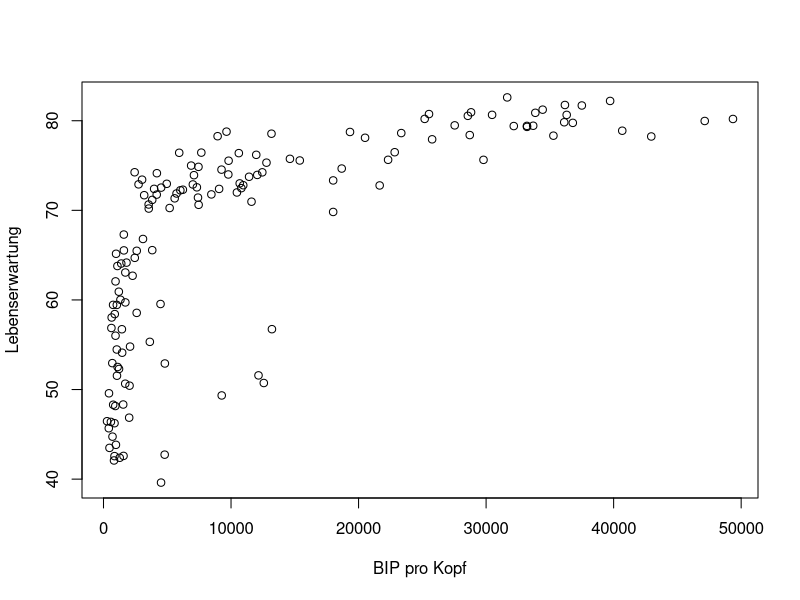
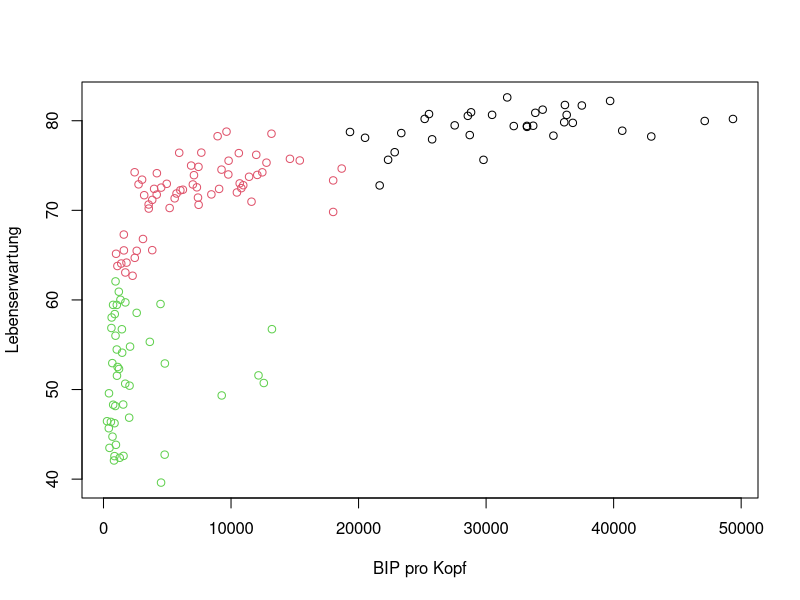
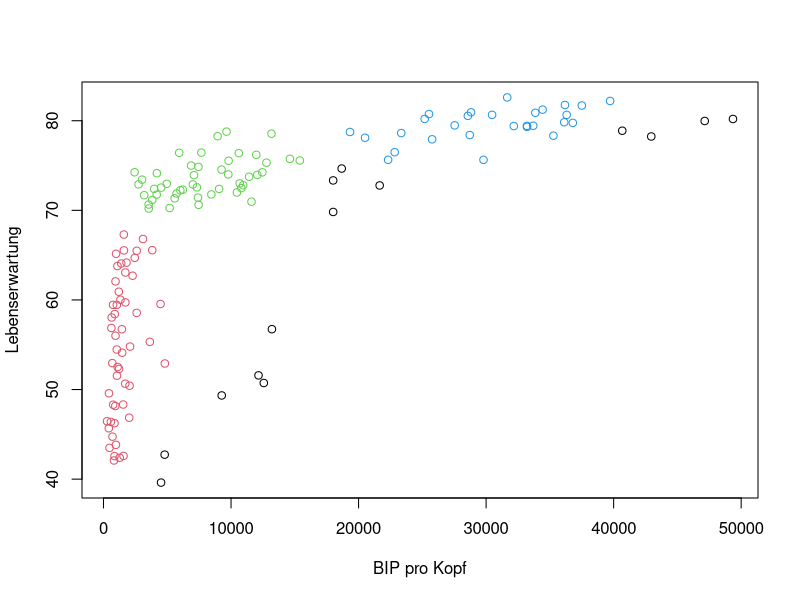

Generate these figures, in order, with R: (Note: this script raises an error after producing the figures.)

require(tidyverse)

gap <- read_csv('1_Data/gap.csv')
gap2017 <- gap %>% 
  filter(Jahr == 2007) %>% 
  select(`BIP pro Kopf`, Lebenserwartung)

plot(gap2017)

gap_km <- kmeans(scale(gap2017), centers = 3)

plot(gap2017, 
     col = gap_km$cluster)

gap_dbscan <- dbscan::dbscan(scale(gap2017), 
                             eps = .25)
plot(gap2017, 
     col = gap_dbscan$cluster + 1)

gap_gm <- mclust::Mclust(gap2017)

plot(gap_gm, what = 'classification')

gap_gm$parameters

plot(gap_gm, what = 'BIC', ylim=c(-3800, -3780))

credit <- read_csv('1_Data/credit.csv')

credit_gm <- mclust::Mclust(credit)

plot(credit_gm, )
